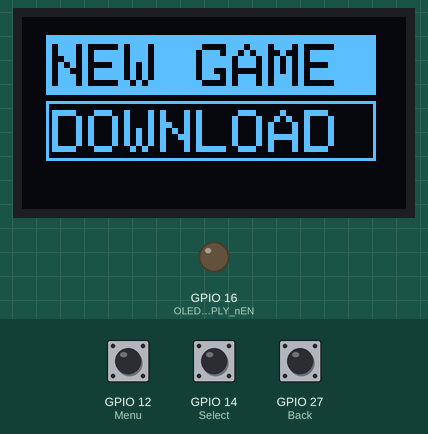
A program run on a simulated ESP32. On the bench: 128×64 one-colour display, output pins drawn as LEDs (lit = HIGH). The test bench sets the inputs (shaded band); at power-on: GPIO 12 (Menu) HIGH, GPIO 14 (Select) HIGH, GPIO 27 (Back) HIGH.

Above: at 1.3 s.
1.4 s: GPIO 12 (Menu) pulled LOW for 0.15 s
At 1.5 s:
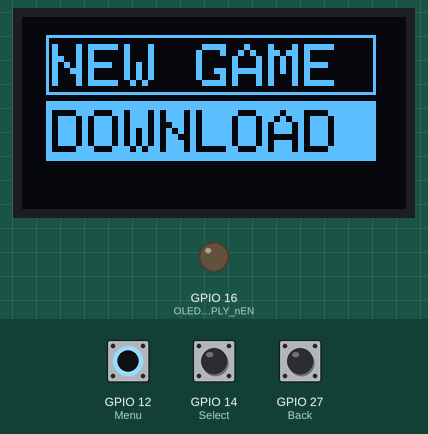
3.0 s: GPIO 12 (Menu) pulled LOW for 1 s
5.5 s: GPIO 12 (Menu) pulled LOW for 3.2 s
At 6.7 s:
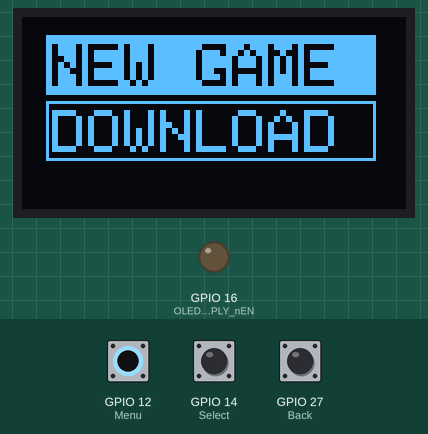
Timing chart, 0 to 8.5 s (numbered marks = the images above; inputs shaded):
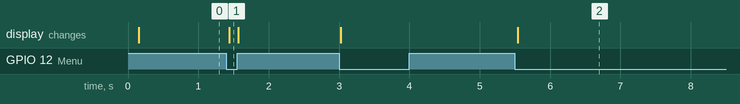

The program:

main.cpp
```cpp
#include <Arduino.h>

#include <Adafruit_SSD1306.h>
#include <Adafruit_GFX.h>
#include <Wire.h>
#include "Adafruit_GrayOLED.h"

//-----------------DISPLAY-----------------//
#define OLED_RESET     -1 // Reset pin # (or -1 if sharing Arduino reset pin)
#define OLED_SUPPLY_nEN 16
#define OLED_SDA 0
#define OLED_SCL 4
#define SCREEN_WIDTH 128 // OLED display Breite, in pixels
#define SCREEN_HEIGHT 64 // OLED display Höhe, in pixels
Adafruit_SSD1306 display(SCREEN_WIDTH, SCREEN_HEIGHT, &Wire, OLED_RESET);

//-----------------BUTTONS-----------------//
int Back = T7; // IO27
int Select = T6; // IO14
int Menu = T5; // IO12

//------------MENUE-VARIABLEN-------------//
boolean cloudMenu = true;
int color1;
int color2;
int wahl = 6;

int Menustate;
int Selectstate;
int Backstate;

boolean menustatebool = true;
boolean backstatebool = true;
boolean selectstatebool = true;
boolean Menubutton = false;
boolean Backbutton = false;
boolean Selectebutton = false;
//---------------VOID---------------------//
void menu();


void setup() {
  //--------------DISPLAYBEGIN----------//
  pinMode(OLED_SUPPLY_nEN, OUTPUT);
  digitalWrite(OLED_SUPPLY_nEN, LOW);
  Wire.begin(OLED_SDA, OLED_SCL);


  Serial.begin(115200);
  display.begin(SSD1306_SWITCHCAPVCC, 0x3C, false, false);
  display.dim(0);
  delay(100);
  display.clearDisplay();

  pinMode(Back, INPUT);
  pinMode(Select, INPUT);
  pinMode(Menu, INPUT);

}

void loop() {
  display.clearDisplay();
//---------------CLOUD------------------//
  if(cloudMenu == true){
    menu();
  }


}

void menu(){
//-------------BUTTONREAD--------------//

  Menustate += touchRead(T5);
  Selectstate += touchRead(T6);
  Backstate += touchRead(T7);

  //Menustate += touchRead(T5);
  //Selectstate += touchRead(T6);
  //Backstate += touchRead(T7);

  //Menustate += touchRead(T5);
  //Selectstate += touchRead(T6);
  //Backstate += touchRead(T7);

  Menustate = Menustate / 3;
  Selectstate = Selectstate / 3;
  Backstate = Backstate / 3;


  if(Menustate < 20){
    if(menustatebool == true){
      Menubutton = true;
      menustatebool = false;
    }
  }
  else{
    menustatebool = true;
    Menubutton = false;
  }

  if(Backstate < 20){
    if(backstatebool == true){
      Backbutton = true;
      backstatebool = false;
    }
  }
  else{
    backstatebool = true;
    Backbutton = false;
  }

  if(Selectstate < 20){
    if(selectstatebool == true){
      Selectebutton = true;
      selectstatebool = false;
    }
  }
  else{
    selectstatebool = true;
    Selectebutton = false;
  }

//--------------SOMTHING--------------//
if(wahl == 6 && Menubutton == true){
  wahl = 28;
}
else if(wahl == 28 && Menubutton == true){
  wahl  = 6;
}

  if(wahl == 6){
    color1 = BLACK;
    color2 = WHITE;
  }
  else if(wahl == 28){
    color1 = WHITE;
    color2 = BLACK;
  }
//--------------DISPLAYMENU--------------//
  display.drawRect(8, 6, 110, 20, WHITE);
  display.drawRect(8, 28, 110, 20, WHITE);

  display.fillRect(8, wahl, 110, 20, WHITE);

  display.setTextSize(2);
  display.setTextColor(color1);
  display.setCursor(10, 9);
  display.print("NEW GAME");

  display.setTextSize(2);
  display.setTextColor(color2);
  display.setCursor(10, 31);
  display.print("DOWNLOAD");

  display.display();

//-------------AUSWAHL---------------//
if(Selectebutton == true){
  display.clearDisplay();
  if(wahl = 6){//----------NEWGAME-------//
    //DINGS
  }
  else if(wahl = 28){//----------CLOUDGAME-------//
    //DONGS
  }

  cloudMenu = false;
}
}
```

Measured:
- after the input at 1.4 s, the display: changes at once (image 1)
- after the input at 5.5 s, the display: changes at once (image 2)
